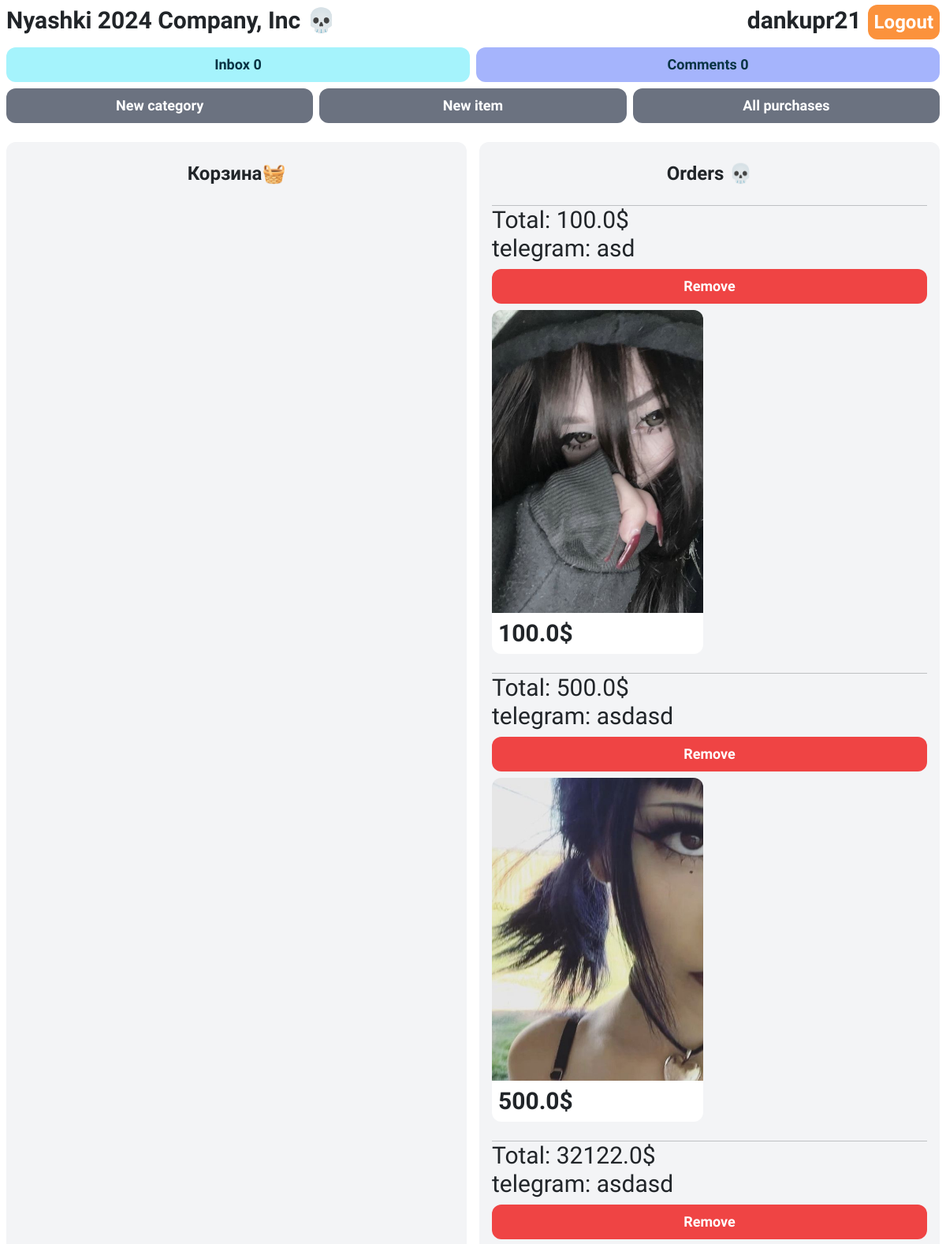
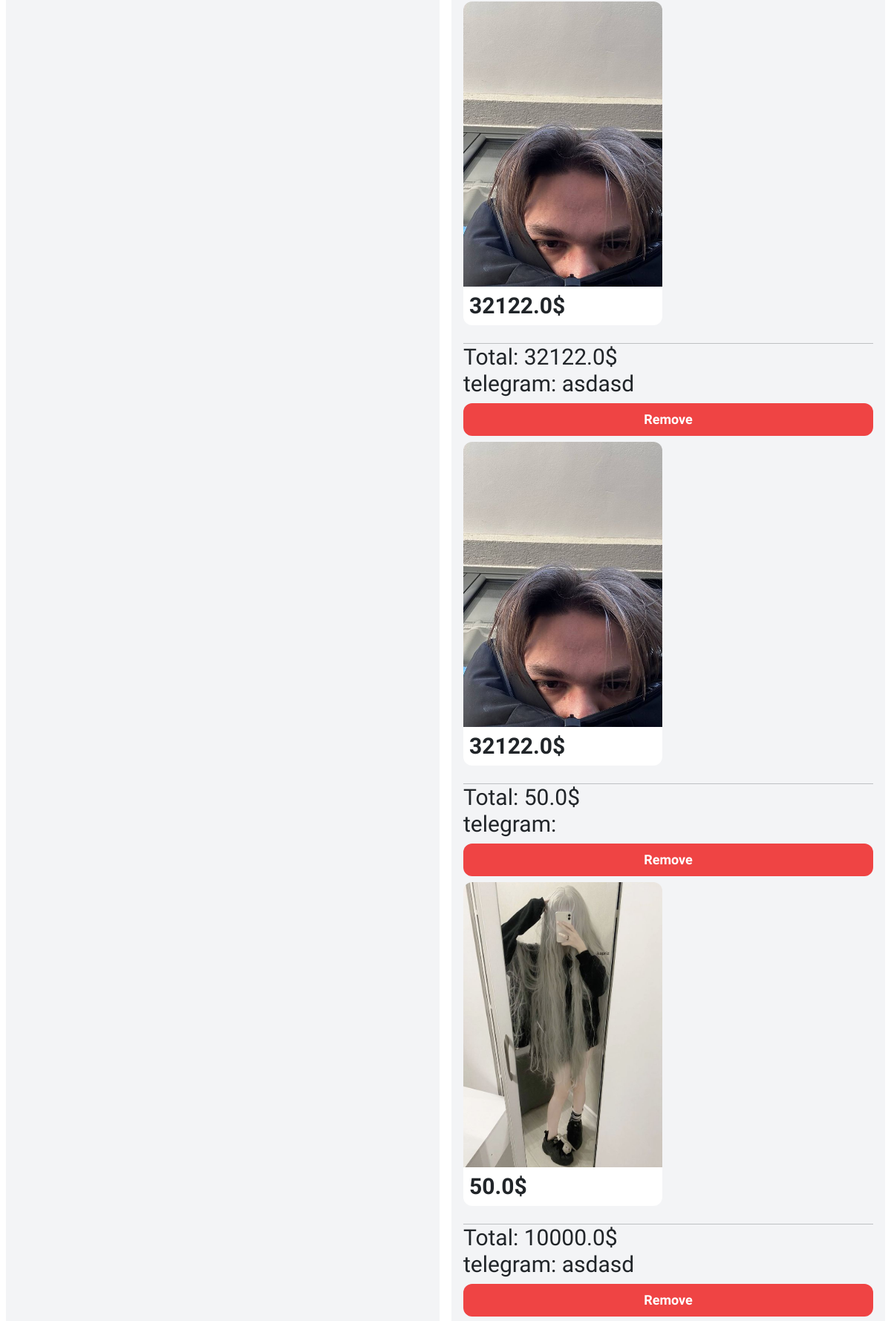
The app's page /items/basket/ (signed in, upper part) with its own data (2 pictures, top to bottom).
### item/models.py (models this page shows, shortened)
class Purchase(models.Model):
    created_at = models.DateTimeField(auto_now_add=True)
    user = models.ForeignKey(User, on_delete=models.CASCADE)
    items = models.ManyToManyField(Item)
    telegram = models.CharField(max_length=255)
    price = models.FloatField()

class Item(models.Model):
    category = models.ForeignKey(Category, related_name='items', on_delete=models.CASCADE)
    name = models.CharField(max_length=255)
    description = models.TextField(blank=True, null=True)
    price = models.FloatField()
    image = models.ImageField(upload_to='item_images', blank=True, null=True)
    is_sold = models.BooleanField(default=False)
    created_at = models.DateTimeField(auto_now_add=True)
    users = models.ManyToManyField(User, related_name='items', blank=True)
    gender = models.CharField(max_length=1, choices=gender_choice)
    comments = models.ManyToManyField(Comment)

### item/views.py (the view)
# urls.py: path('basket/', views.basket, name='basket'),
@login_required
def basket(request, message=None):
    items = request.user.items.all()
    purchases = Purchase.objects.filter(user=request.user)
    gender = ''
    if "gender" not in request.session:
        gender = 'ALL'
    else:
        gender = request.session["gender"]
    if gender != 'ALL':
        items = items.filter(gender=gender)
    return render(request, 'item/basket.html', {
        'items': items,
        'gender': gender,
        'message': message,
        'purchases': purchases
    })

### item/templates/item/basket.html (shortened to what this page needs)
{% extends 'core/base.html' %}
{% block content %}
<div class="grid grid-cols-2 gap-3">
    <div class="md:mt-6 mt-4 px-3 md:px-6 md:py-12 py-4 bg-gray-100 rounded-xl dark:bg-zinc-500">
        <h2 class="md:mb-12 mb-2 text-2xl text-center font-semibold dark:text-white">Корзина🧺
        </h2>
    </div>
    <div class="md:mt-6 mt-4 px-3 md:px-6 md:py-12 py-4 bg-gray-100 rounded-xl dark:bg-zinc-500">
        <h2 class="md:mb-12 mb-2 text-2xl text-center font-semibold dark:text-white">Orders 💀</h2>
        {%if purchases %}
            {%for purchase in purchases %}
            <div class="rounded-xl">
                <hr class="mt-4 dark:text-white">
                <p class="text-lg md:text-3xl dark:text-white">Total: {{ purchase.price }}$</p>
                <p class="text-lg md:text-3xl dark:text-white">telegram: {{ purchase.telegram }}</p>
                <a href="{% url 'item:purchase_delete' purchase.id %}" class="block text-center mt-2 mb-2 md:px-6 md:py-3 px-2 py-2 md:text-lg text-sm font-semibold bg-red-500 hover:bg-red-700 text-white rounded-xl">Remove</a>
                    <div class="grid grid-cols-2 gap-3">
                        {% if purchase.items.all %}
                            {% for item in purchase.items.all %}
                            <div>
                                <a href="{% url 'item:detail' item.id %}">
                                    {% if item.gender == 'W'%}
                                        {% if item.image.url %}
                                        <div class="bg-image hover-overlay hover-zoom ">
                                            <img src="{{ item.image.url }}" class="rounded-t-xl object-cover w-full md:h-96 h-40">
                                        </div>
                                        {% endif %}
                                    {% else %}
                                        {% if item.image.url %}
                                        <div class="bg-image hover-overlay hover-zoom ">
                                            <img src="{{ item.image.url }}" class="rounded-t-xl object-cover w-full md:h-96 h-40">
                                        </div>
                                        {% endif %}
                                    {% endif %}
                                    <div class="md:p-6 p-2 bg-white rounded-b-xl">
                                        <p class="md:text-3xl text-md font-semibold">{{ item.price }}$</p>
                                    </div>
                                </a>
                            </div>
                            {% endfor %}
                        {% endif %}
                    </div>
            </div>
            {%endfor%}
        {%endif%}
    </div>
</div>
{% endblock %}

### core/templates/core/base.html (shortened to what this page needs)
{% load static %}
<!doctype html>
<html>
    <head>
        <link rel="stylesheet" href="{% static 'core/css/mdb.min.css' %}">
        <script src="https://cdn.tailwindcss.com"></script>
        <link href="https://cdn.jsdelivr.net/npm/bootstrap@5.3.3/dist/css/bootstrap.min.css" rel="stylesheet">
        <link rel="stylesheet" href="{% static 'core/css/main.css' %}">
    </head>
    <body class="dark:bg-zinc-700">
        <nav class="py-2 px-2 flex justify-between items-center dark:text-white">
            <a href="/" class="md:text-3xl text-sm font-semibold">Nyashki 2024 Company, Inc 💀</a>
            <div class="space-x-1">
              {% if request.user.is_authenticated %}
              <strong class="md:text-3xl text-sm font-semibold">{{request.user.username}}</strong>
              <a href="{% url 'core:logout' %}" class="px-2 py-2 md:text-2xl text-sm font-semibold bg-orange-400 text-white rounded-xl hover:bg-orange-600">Logout</a>
              {% endif %}
            </div>
          </nav>
          {% if request.user.is_authenticated %}
          <div class="grid grid-cols-2 gap-2 mt-2 px-2">
            <a href="{% url 'conversation:inbox' %}" class="text-center px-2 py-2 text-lg font-semibold bg-cyan-200 text-cyan-950 hover:text-white rounded-xl hover:bg-cyan-400">Inbox {{ request.user.conversations.all | length }}</a>
              <a href="{% url 'item:all_comments' %}" class="text-center px-2 py-2 text-lg font-semibold bg-indigo-300 text-cyan-950 hover:text-white rounded-xl hover:bg-indigo-400">Comments {{ request.user.comments.all | length }}</a>
          </div>
          {% endif %}
          {% if request.user.is_superuser %}
          <div class="grid grid-cols-3 gap-2 mt-2 px-2">
            <a href="{% url 'item:new_category' %}" class="px-2 py-2 text-lg font-semibold bg-gray-500 text-white text-center rounded-xl hover:bg-gray-700">New category</a>
            <a href="{% url 'item:new_item' %}" class="px-2 py-2 text-lg font-semibold bg-gray-500 text-white text-center rounded-xl hover:bg-gray-700">New item</a>
            <a href="{% url 'item:all_purchases' %}" class="px-2 py-2 text-lg font-semibold bg-gray-500 text-white text-center rounded-xl hover:bg-gray-700">All purchases</a>
          </div>
          {%endif%}
        <div class="px-2">
            {% block content %}
            {% endblock %}
        </div>
    </body>
</html>

### static/core/css/main.css (style rules this page uses)
body { font-family: Comfortaa; }

### records on screen
Purchase: price "100.0", telegram "asd"
Item: image (picture), price "100.0"
Purchase: price "500.0", telegram "asdasd"
Item: image (picture), price "500.0"
Purchase: price "32122.0", telegram "asdasd"
Item: image (picture), price "32122.0"
Purchase: price "32122.0", telegram "asdasd"
Purchase: price "50.0"
Item: image (picture), price "50.0"
Purchase: price "10000.0", telegram "asdasd"

### other values on screen
{{ request.user.username }} "dankupr21"
{{ request.user.conversations.all | length }} "0"
{{ request.user.comments.all | length }} "0"
